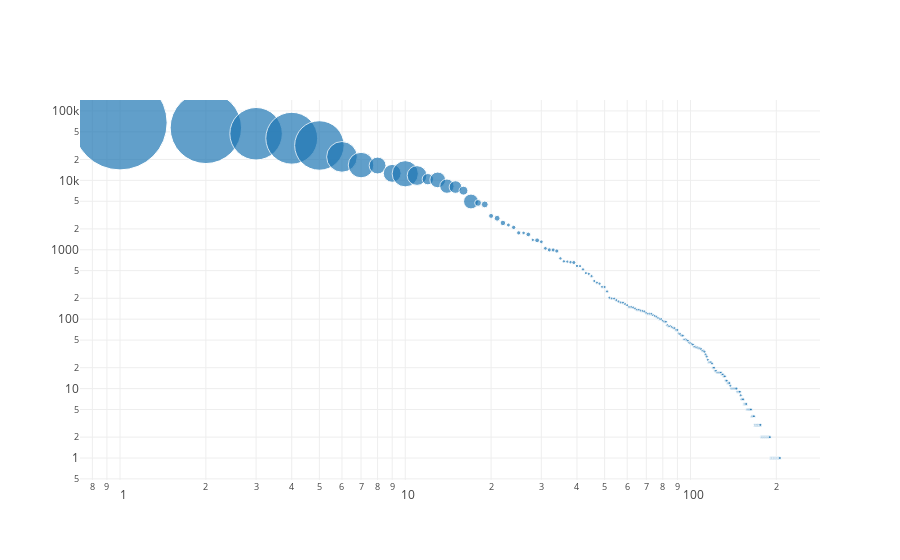

Notebook cell for this chart:
### Code cell
data = data.sort_values(['total_projects', 'total_contribution'], ascending=False).reset_index()
trace = go.Scatter(x=data.index,
                   y=data['total_projects'],
                   mode='markers',
                   text=data['country'],
                   marker=dict(size=min_max_scaler.fit_transform(data[['total_contribution']]))
                  )

layout = go.Layout(
    title='',
    xaxis=dict(type='log'),
    yaxis=dict(type='log')
)

fig = dict(data=[trace], layout=layout)
plotly.offline.iplot(fig)

### Figure 1 — Plotly figure (JSON) as saved in the notebook; plotly's stock layout.template omitted (floating-point values rounded to 4 significant figures; data arrays with more than 128 entries replaced by an {"elided": "..."} marker saying what was removed)
{"data": [{"marker": {"size": {"elided": "207x1 float values"}}, "mode": "markers", "text": {"elided": "207 str values"}, "type": "scatter", "uid": "b8f71291-a8d0-4ee2-a3b7-66ec352a50bb", "x": {"elided": "207 int values"}, "y": {"elided": "207 int values"}}], "layout": {"title": {"text": ""}, "xaxis": {"type": "log"}, "yaxis": {"type": "log"}}}
